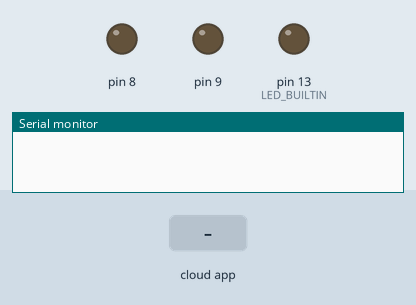
The sketch below on a simulated Arduino Uno, built with avr-gcc and run on an emulated ATmega328P. On the bench: output pins drawn as LEDs (lit = HIGH), the last lines printed to the serial monitor. The test bench sets the inputs (shaded band). The ROS host is connected and sends only what is stated.

Above: at 3.8 s.
3.9 s: the phone or cloud app sets gripper_close to 0
At 6.3 s:
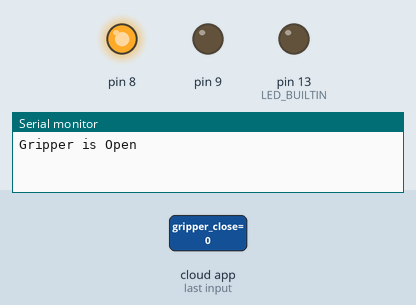
7.5 s: the phone or cloud app sets gripper_close to 1
At 9.8 s:
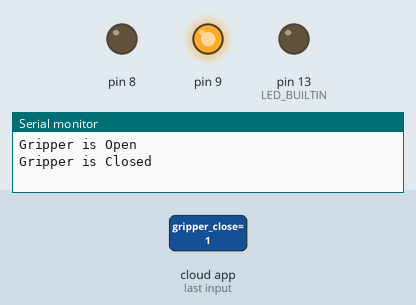
Timing chart, 0 to 11.3 s (numbered marks = the images above; inputs shaded):
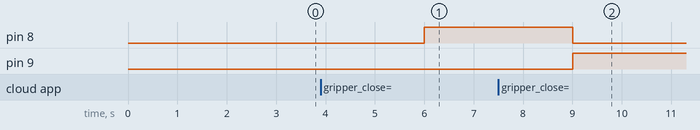

The sketch:

sketch_ros_arduino.ino
```cpp
#include <ros.h>
#include <std_msgs/String.h>
#include <std_msgs/Int32.h>
#include <std_msgs/Bool.h>

ros::NodeHandle nh;
std_msgs::String str_msg;

//Publishing to the topic "Gripper_status"
ros::Publisher chatter("gripper_status", &str_msg);

void open_gripper(){
  char gripper_open[14] = "Gripper Open!";
  Serial.println("Gripper is Open");
  digitalWrite(9, LOW);
  digitalWrite(8, HIGH);

  //publishing the state of the gripper
  str_msg.data = gripper_open;
  chatter.publish( &str_msg);

}

void close_gripper(){
  char gripper_closed[16] = "Gripper Closed!";
  Serial.println("Gripper is Closed");
  digitalWrite(9, HIGH);
  digitalWrite(8, LOW);

  //publishing the state of the gripper
  str_msg.data = gripper_closed;
  chatter.publish( &str_msg);
}

void gripperAction( const std_msgs::Bool& action_msg){
  if(action_msg.data == false){
    open_gripper();
  }
  if(action_msg.data == true){
    close_gripper();
  }
}


//Subscribing to the topic "Gripper_command"
ros::Subscriber<std_msgs::Bool> sub("gripper_close", gripperAction);

void setup() {
  pinMode(9, OUTPUT);
  pinMode(8, OUTPUT);
  pinMode(LED_BUILTIN, OUTPUT);

  nh.initNode();
  nh.advertise(chatter);
  nh.subscribe(sub);
  Serial.begin(57600);
}

void loop() {
//  open_gripper();
//  delay(3000);
//  close_gripper();
  nh.spinOnce();
  delay(3000);
}
```

Measured:
- after the input at 3.9 s, pin 8: LOW → HIGH after 2.1 s
- after the input at 7.5 s, pin 8: HIGH → LOW after 1.5 s; pin 9: LOW → HIGH after 1.5 s
